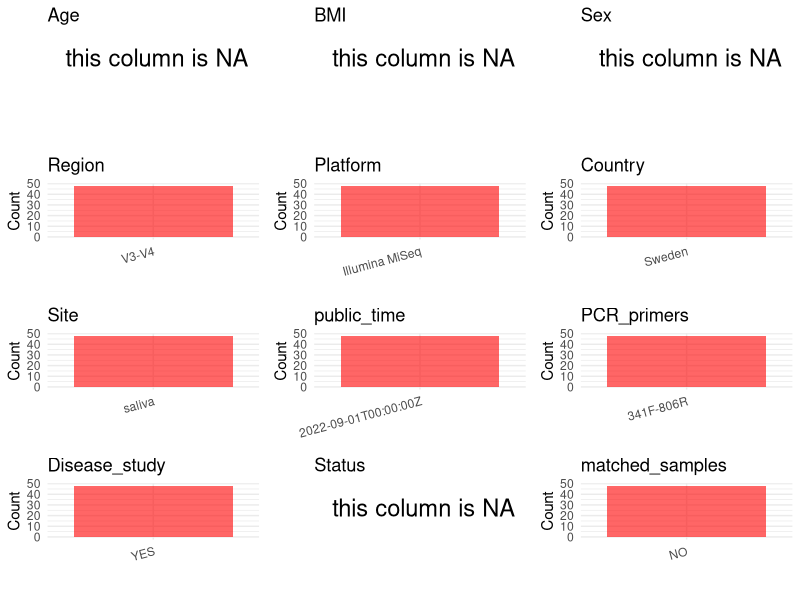

R code for this plot: (Note: this script raises an error after producing the figure.)
## ---- chunk 1
# Load necessary libraries
library(dplyr)
library(ggplot2)
library(cowplot)

# Set working directory (update this path to your local directory)
setwd("E:/bioproject_YL/PRJNA862307")

# Read the initial metadata files
initial_meta <- read.csv("SraRunTable.csv", header = T) 

# Display the first few rows of the metadata
head(initial_meta)
## ---- chunk 2
# Create a uniform metadata dataframe
metadata <- data.frame(
  BioProject = initial_meta$BioProject,
  Run = initial_meta$Run,
  sample_name = initial_meta$Library.Name,
  Age = NA,
  BMI = NA,
  Sex = NA,
  Region = "V3-V4",
  Platform = initial_meta$Instrument,
  Site = initial_meta$env_local_scale,
  public_time = initial_meta$ReleaseDate,
  Country = initial_meta$geo_loc_name_country,
  stringsAsFactors = FALSE
)
## ---- chunk 3
# Add information obtained from the publication
metadata$PCR_primers <- "341F-806R"
metadata$title <- "Oral microbiota profile in patients with anti-neutrophil cytoplasmic antibody-associated vasculitis"
metadata$Disease_study <- "YES"
# Assign disease status based on sample_name patterns
metadata$Status <- NA

# Check initial data distribution
cat("Initial sample distribution:\n")
table(metadata$sample_name)
table(metadata$Site)

# Calculate sampling frequency per subject
sample_counts <- table(metadata$sample_name)
cat("\nNumber of samples per subject:\n")
print(sample_counts)

# Create matched_samples column
metadata$matched_samples <- ifelse(metadata$sample_name %in% names(sample_counts[sample_counts >= 2]), "YES", "NO")

cat("\nMatched samples distribution:\n")
table(metadata$matched_samples)

# Identify samples for removal: single samples excluding saliva
single_samples <- names(sample_counts[sample_counts == 1])
samples_to_remove <- metadata$sample_name %in% single_samples & 
                     !(metadata$Site %in% c("saliva"))

cat("\nNumber of samples to be removed:", sum(samples_to_remove), "\n")

# Remove identified samples
metadata_clean <- metadata[!samples_to_remove, ]

cat("\nFinal sample distribution after cleaning:\n")
table(metadata_clean$sample_name)
table(metadata_clean$Site)
table(metadata_clean$matched_samples)

# Use cleaned dataset for subsequent analysis
metadata <- metadata_clean
## ---- chunk 4
# Check the number of unique runs and sample names
print(paste("Number of unique runs:", length(unique(metadata$Run))))
print(paste("Number of unique sample names:", length(unique(metadata$sample_name))))
## ---- chunk 5
# Select columns for visualization
plot_data <- metadata %>%
  select(-BioProject, -Run, -sample_name, -title)

# Function to create simple plots for each column
create_simple_plots <- function(data) {
  plots <- list()
  
  for (col in colnames(data)) {
    # Check if the column is all NA
    if (all(is.na(data[[col]]))) {
      # Create an empty plot with text indicating all NA
      p <- ggplot() +
        annotate("text", x = 0.5, y = 0.5, label = "this column is NA", size = 6) +
        labs(title = col) +
        theme_void()
    } else if (is.numeric(data[[col]])) {
      # Numeric variable: histogram
      p <- ggplot(data, aes(x = .data[[col]])) +
        geom_histogram(fill = "blue", alpha = 0.6, bins = 20, na.rm = TRUE) +
        labs(title = col) +
        theme_minimal()
    } else {
      # Categorical variable: bar plot (remove NA values)
      count_data <- as.data.frame(table(data[[col]], useNA = "ifany"))
      p <- ggplot(count_data, aes(x = reorder(Var1, -Freq), y = Freq)) +
        geom_col(fill = "red", alpha = 0.6) +
        labs(title = col, x = NULL, y = "Count") +
        theme_minimal() +
        theme(axis.text.x = element_text(angle = 15, hjust = 1))
    }
    plots[[col]] <- p
  }
  
  return(plots)
}

# Generate and arrange plots
plots <- create_simple_plots(plot_data)
p<-plot_grid(plots$Age, 
          plots$BMI, 
          plots$Sex, 
          plots$Region, 
          plots$Platform, 
          plots$Country, 
          plots$Site,
          plots$public_time, 
          plots$PCR_primers,
          plots$Disease_study,
          plots$Status,
          plots$matched_samples,# add 
          ncol = 3, align = "hv", axis = "lb")
ggsave("Metadata_Summary.png", plot = p, width = 8, height = 6, dpi = 150)
## ---- chunk 6
knitr::include_graphics("Metadata_Summary.png")
## ---- chunk 7
# Reorder columns to match the desired format
metadata <- metadata[, c(
  "BioProject", "Run", "sample_name", "Age", "BMI", "Sex", 
  "Region", "Platform", "Country", "Site", "public_time", 
  "PCR_primers", "title", "Disease_study", "Status", "matched_samples"
)]

# Export the uniform metadata to a CSV file
write.csv(metadata, file = "metadata.csv", quote = FALSE)
head(metadata)
